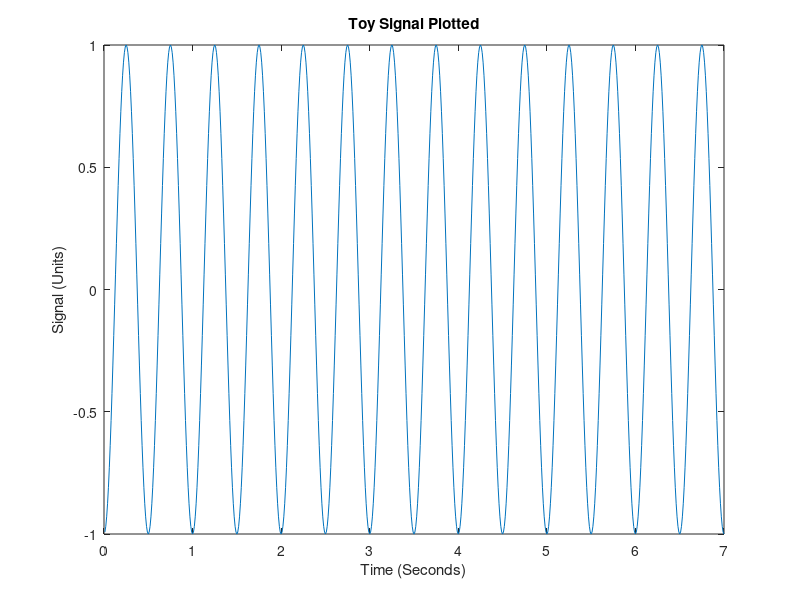

MATLAB code to generate this figure: (Note: this script raises an error after producing the figure.)
%%
% <latex>
% \title{BE 521: Homework 3 Questions\\{\normalsize Feature extraction} \\{\normalsize Spring 2020}}
% \author{68 points}
% \date{Due: Thursday, 2/13/2020 11:59pm}
% \maketitle
% \textbf{Objective:} Extract features from data and build a simple detector
% </latex>

%% 
% <latex>
% \begin{center}
% \author{Andrew Clark \\
%   \normalsize Collaborators: Joe Iwaysk, Vishal Tien, Alex Silva \\}
% \end{center}
% </latex>

%%
% <latex> 
% \section{Features and Simulations (39 pts)} As you learned
% in class, features are the backbone of almost all detection
% strategies, from seizures in EEG to faces in images. Features are
% usually defined in journal articles as an equation or set of
% equations, and the task for the reader---if she wants to use that
% feature---is to implement that feature in code. In this section, you
% will explore and implement some features commonly used in EEG
% analysis and test them on simulated time-series data.
% \begin{enumerate}
%  \item Consider the following toy signal: 7 seconds of a 2 Hz sine
%  wave with a quarter period phase-shift, sampled at 100 Hz
%   \begin{enumerate}
%    \item Plot the signal. (2 pts)
% </latex>

%%

%create sine wave
freq=2;
samp_freq=100;
dur=7;
time=1/samp_freq:(1/samp_freq):dur;

output=sin(2*freq*pi*time-(pi/2));

%create plot
figure
plot(time,output)
xlabel('Time (Seconds)')
ylabel('Signal (Units)')
title('Toy Signal Plotted')


%%
% <latex>
% \item Using the Matlab functions for the difference, sum, and
%   absolute value of the elements in a vector (look them up if you
%   don't know them), create an anonymous function for the
%    line-length feature
% 	$ LL(\mathbf{x}) = \sum_{i=2}^{n} |x_i - x_{i-1}| $ in one line of
% 	Matlab code that uses no loops (i.e., the outputs of one function
% 	will be the inputs of another). Your function should look
% 	something like \begin{lstlisting}
% 	  LLFn = @(x) XXXXXX;
% 	\end{lstlisting}
% 	where \texttt{XXXXX} represents some use of the aformentioned functions and the input signal \texttt{x}. (4 pts)
% </latex>
%%
%define line length function
LLfn = @(x) sum(abs(diff(x))); %use the diff function to calculate the difference between elements

%%
% <latex>
%    \item What is the line length of this signal? (2 pts)
%   \end{enumerate}
% </latex>
%%

LLfn(output)


%%
% <latex>
%  \item Consider line length of the signal using a sliding window
%  with a certain amount of window overlap (or, to think of it another
%  way, displacement with each ``slide''). Now, instead of having just
%  one value for the line length, you will have a number of values.
%   \begin{enumerate}
% 	\item Given a signal \texttt{x} with sampling frequency
% 	\texttt{fs} and windows of length \texttt{winLen} and displacement
% 	\texttt{winDisp} (both in seconds), create an anonymous function
% 	called \texttt{NumWins} that calculates the number of possible
% 	(full) windows in your signal of length \texttt{xLen} (in
% 	samples), i.e., \begin{lstlisting}
% 	  NumWins = @(xLen, fs, winLen, winDisp) XXXXXX;
% 	\end{lstlisting} where \texttt{XXXXXX} is the single-line
% 	expression for this value. You may assume that \texttt{winDisp} is
% 	a factor of both \texttt{winLen} (as it usually is/should be)
% 	and the length (in seconds) of \texttt{x}. (4 pts) 
% </latex>

%%

%This function calculates how many possible windows there are in your
%signal;
NumWins = @(xLen, fs, winLen, winDisp) floor((((xLen/fs)-winLen)/winDisp)+1);

%xLen/fs = length of signal in seconds

%xLen in samples

%%
% <latex>
%   \item Use this
% 	function to calculate the number of windows for the signal
% 	described in Question 1.1 for a 500 ms window with 250 ms
% 	displacement, i.e., the expression \begin{lstlisting}
% 	  NumWins(length(x), fs, winLen, winDisp)
% 	\end{lstlisting} 
% 	where \texttt{fs}, \texttt{winLen}, and \texttt{winDisp} are the appropriate values. (1 pt)
% </latex>

%%
x=output;
NumWins(length(x), 100, 0.5, 0.25)

%%

% As calculated in the code above the number of windows is equal to 27. 
%%
% <latex>
% 	\item Repeat the above calculation for 50 ms window displacement. (1 pt)
% </latex>

%%
x=output;
NumWins(length(x), 100, 0.5, 0.05)

%%

% As calculated in the code above the number of windows is equal to 131. 
%%
% <latex>
% 	\item Repeat the above calculation for 100 ms window displacement. (1 pt)
%   \end{enumerate}
% </latex>
%%
x=output;
NumWins(length(x), 100, 0.5, 0.1)

%%

% As calculated in the code above the number of windows is equal to 66. 

%%
% <latex> 
%   \item 
%   \begin{enumerate}
%    \item Create a function (in another file) called
%    \texttt{MovingWinFeats(x, fs, winLen, winDisp, featFn)} that
%    returns a vector of the values of the feature on the signal
%    \texttt{x} in all the possible windows, where \texttt{featFn} is
%    a feature function like the one you wrote in Question 1.1.b. You
%    may find it useful to use your \texttt{NumWins} function (or at
%    least its expression). You may assume that the product of
%    \texttt{winDisp} and the sampling rate \texttt{fs} is an integer.
%    (6 pts) \\
% </latex>

%%
% <latex>
% Make sure your MovingWinFeats code is in your pdf. One way is to use the following Matlab code (in your script) to automatically
% load in the function's code (where we assume that the function is
% one directory up from the *.tex file). Windows users may need to
% change the forward-slash to a backslash. 
% </latex>

%   <latex>
%   \lstinputlisting{[path to] MovingWinFeats.m}
%   </latex>

%%

%   <latex>
%   \lstinputlisting{MovingWinFeats.m}
%   </latex>

%%
% <latex>
%    \item Using the signal you defined in Question 1.1 and the function you created in Question 1.1.b, calculate the line-length over windows of length 500 ms and displacement 250 ms. (2 pts)
% </latex>

%%

%This line gives the desired vector
ans=MovingWinFeats(output,100,0.5,0.25,LLfn)


%%
% <latex>
%    \item Add a unit-amplitude 5 Hz signal (in the form of a sine wave) to your original signal and again calculate the line length over the same window and displacement. (2 pts)
%   \end{enumerate}
% </latex>

%%
new_freq=5;
new_signal=output+sin(2*pi*time*new_freq);

%This line gives the desired vector
feat=MovingWinFeats(new_signal,100,0.5,0.25,LLfn)


%%
% <latex>
%   \item Code the following 3 additional features in MINIMAL lines of code (hint: each can be implemented in one line using the anonymous function trick).
%   \begin{enumerate}
%    \item Area, $\displaystyle A(\mathbf{x}) = \sum_{i=1}^{n} |x_i| $ \quad (2 pts)
% </latex>

%%

%Area feature function
A = @(x) sum(abs(x));

%%
% <latex>
%    \item Energy, $\displaystyle E(\mathbf{x}) = \sum_{i=1}^{n} x_i^2 $ \quad (2 pts)
% </latex>

%%

%Energy feature function
E = @(x) sum(x.^2);

%%
% <latex>
%    \item Zero-Crossings around mean,\\ $\displaystyle ZX(\mathbf{x}) = \sum_{i=2}^{n} \mathbf{1}(\mathbf{FromAbove}) \;\mbox{OR}\; \mathbf{1}(\mathbf{FromBelow})$, 
%        where $\mathbf{1}(\cdot)$ denotes the indicator function, which returns a zero if its argument is false and a one if it is true, 
%        $\mathbf{FromAbove}$ denotes $(x_{i-1} - \overline{x} > 0) \;\mbox{AND}\; (x_i - \overline{x} < 0)$, 
%        $\mathbf{FromBelow}$ denotes $(x_{i-1} - \overline{x} < 0) \;\mbox{AND}\; (x_i - \overline{x} > 0)$,
%        and $\overline{x}$ is the mean value of the elements in $x$. (4 pts)
% </latex>

%%

%Zero-Crossings around mean function
ZX = @(x) sum(abs(diff((x-mean(x))>0)));

%%
% <latex>
%    \item Plot the values of the four features on the combined signal in the first four cells of a 3x2 matlab subplot.
%    Use a 500 ms window with 100 ms displacement. Using the right-aligned convention (where the
%    ``official'' time of the feature is that of the last data point
%    in the window), give the appropriate time axis for each window
%    point. In addition, plot the original signal with the 2Hz and 5Hz
%    components in the last two cells of the 3x2 subplot (to make
%    comparing down the column easy). Ensure that the time axis in all
%    of your plots is the same. (6 pts)
% </latex>

%%

%calculate features
line_length=MovingWinFeats(new_signal,100,0.5,0.1,LLfn);
area=MovingWinFeats(new_signal,100,0.5,0.1,A);
energy=MovingWinFeats(new_signal,100,0.5,0.1,E);
zero_mean_crossings=MovingWinFeats(new_signal,100,0.5,0.1,ZX);

time2=0.5:0.1:7;

%%
%create subplots 
figure
subplot(3,2,1)
plot(time2,line_length)
xlabel('Time (Seconds)')
ylabel('Line Length (units)')
title('Line Length Feature')
subplot(3,2,2)
plot(time2,area)
xlabel('Time (Seconds)')
ylabel('Area (Units)')
title('Area Feature')
subplot(3,2,3)
plot(time2,energy)
title('Energy Feature')
ylabel('Energy (Units^2)')
xlabel('Time (Seconds)')
subplot(3,2,4)
plot(time2,zero_mean_crossings)
xlabel('Time (Seconds)')
ylabel('Zero Mean Crossings (Count)')
title('Zero Mean Crossings Feature')
subplot(3,2,5)
plot(time,new_signal)
xlabel('Time (Seconds)')
ylabel('Signal (Units)')
title('Original Signal with 2Hz and 5Hz Components')
subplot(3,2,6)
plot(time,new_signal)
xlabel('Time (Seconds)')
title('Original Signal with 2Hz and 5Hz Components')
ylabel('Signal (Units)')
%%
% <latex>
%   \end{enumerate}
% \end{enumerate}  
% \section{Feature Overlays (17 pts)}
% In this section, you will use a line-length feature overlay on a segment of EEG containing a seizure. This data is stored in \texttt{I521\_A0003\_D001} 
% \begin{enumerate}
%  \item What is the length using hours:minutes:seconds:milliseconds of the recording? (Use getDuration) (2 pts)
% </latex>

%%

session = IEEGSession('I521_A0003_D001', 'andrewc', '/Users/andrewclark/Downloads/ieeg_password.bin' );
%%

durationInUSec = session.data(1).rawChannels(1).get_tsdetails.getDuration;
durationInSec = durationInUSec / 1e6;
durationInMin = durationInSec/60;
%%

sec= seconds(durationInSec);
sec.Format= 'hh:mm:ss.SSS'

%%

% As shown in the code above the length is 01 hours: 21 minutes: 20
% seconds: 390 milliseconds

%%
% <latex>
%  \item How many data points should we discard at the end if we want to clip the recording to the last full second? Do this clipping. (1 pt)
% </latex>

%%

nr = ceil((session.data.rawChannels(1).get_tsdetails.getEndTime)/1e6*session.data.sampleRate);
allData = session.data.getvalues(1:nr,1);
session.data
%%

sample_rate=200; %in Hz
clipped_points=(sample_rate/1000)*(390)
len=length(allData);
clipped_data=allData(1:(end-clipped_points));
%%

% 78 data points should be discarded if we want to clip the recording to
% the last full second. This clipping is performed by the code above and
% the clipped dataset is stored to a variable called "clipped_data."


%%
% <latex>
%  \item If we want to overlay a feature trace on the original signal, we have to interpolate that feature (which has been calculated over windows) for each data point of the original signal. One of the simplest methods of doing this is called zero-order interpolation, where we just hold the value constant until we get to the next calculated value. For example, if we had a moving window of 1 second with 1 second displacement, the zero-order interpolated feature vector would have the same value the entire first second, then the same for the entire second second, etc, where each second contains the same number of points as the sampling frequency of the original signal.
%  \begin{enumerate}
%   \item Using the \texttt{repmat} and \texttt{reshape} functions, create an external function \texttt{zoInterp(x, numInterp} that copies each value of \texttt{x} \texttt{numInterp} times. You can implement this function in one line of code with no loops. Include the code for this function as you did in Question 1.3.a. (2 pts)
% </latex>

%%

%   <latex>
%   \lstinputlisting{zoInterp.m}
%   </latex>

%%
% <latex>
%   \item Confirm that this function works correctly by expanding the length of the vector \texttt{1:5} by a factor of 10 and plotting with the command
%   \begin{lstlisting}
% 	plot(zoInterp(1:5,10),'-o')
%   \end{lstlisting}
%   where the \texttt{'-o'} option lets us see the individul points as well as the line that connects them. (2 pts)
%  \end{enumerate}
% </latex>

%%
figure
plot(zoInterp(1:5,10),'-o')
title('zoInterp Function Expanding Vector 1:5 10 Times')
ylabel('Element in Vector 1:5')
xlabel('Index of Output of zoInterp Function')


%%
% <latex>
%  \item Using a 4-second sliding window with 1-second displacement,
%  calculate the line length feature over the entire signal. Normalize
%  the line-length feature values to have a maximum twice that of the
%  original EEG signal maximum. Plot the signal in blue and overlay
%  the right-aligned line-length feature in green. Note: you will need
%  to pad your
%  signal in order to get them to line up correctly and be the
%  same length. Put the units of your time axis in minutes, and be
%  sure to add a legend in a location in the plot that does not cover
%  up any signal or feature. (6 pts)
% </latex>

%%

%clip_data_time=durationInSec

line_length_new_sig=MovingWinFeats(clipped_data,sample_rate,4,1,LLfn);
%plot(line_length_new_sig)
scaling_factor=(2*max(clipped_data))/max(line_length_new_sig);
scaled_length=line_length_new_sig*scaling_factor;
inter_data=zoInterp(scaled_length,floor(length(clipped_data)/length(line_length_new_sig)));
%pad=scaling_factor(end)+zeros(length(

%time vector for the clipped data
%timed=(1/sample_rate):(1/sample_rate):
timed = linspace(1/sample_rate,(length(clipped_data)/sample_rate),length(clipped_data));
timed=timed/60;

pad=zeros(1,length(clipped_data)-length(inter_data));

padded_data_feat=[pad inter_data];

scaled_padded_data=padded_data_feat*scaling_factor;

%%
figure
plot(timed,clipped_data,'b')
hold on 
plot(timed,padded_data_feat,'g')
xlabel('Time (Minutes)')
ylabel('Voltage (uV)')
legend('Signal','Right-Aligned Line Length Feature','Location','northwest')
title('I521 A0003 D001 Dataset Plotted With Line Length Feature')


%%
% <latex>
%  \item What threshold might you use on the raw line-length feature
%  vector (not the normalized one used for plotting) in order to
%  capture the 17 largest pre-seizure chirps that occur? (1 pt)
% </latex>

%%

threshold=1550*(1/scaling_factor);

[pks, locs]=findpeaks(line_length_new_sig, 'MinPeakHeight', threshold);

%make new time vector 
time5=4/60:1/60:durationInMin;

plotted_locs=locs(1:17);

plotted_pks=pks(1:17);
%%
figure
plot(time5,line_length_new_sig)
hold on
plot(time5(plotted_locs),plotted_pks,'x')
xlabel('Time (Minutes)')
ylabel('Voltage (uV)')
title('Plot to show threshold works to capture 17 largest pre-seizure chirps')
%%


% On the raw line-length feature, I would set a threshold of 41,905 uV. 
% The code and figure above just shows that this threshold captures the first 17 peaks
% of the signal. 

%%
% <latex>
%  \item Using this threshold value, in another plot draw red vertical lines at the leading point in time where the threshold is crossed. Add these vertical lines on top of the plot you made in Question 2.4. These events should capture the pre-seizure chirps, the seizure onset, and some flickering during the end of the seizure. (3 pts)
% </latex>

%%

figure
plot(timed,clipped_data,'b')
hold on 
plot(timed,padded_data_feat,'g')
for k=2:length(padded_data_feat)
    if padded_data_feat(k)> 1550 && padded_data_feat(k-1) < 1550
        xline(timed(k),'r','LineWidth',0.75);
        
    end
end


xlabel('Time (Minutes)')
ylabel('Voltage (uV)')
legend('Signal','Line Length Feature','Threshold Crossings','Location','northeast')
title('Dataset I521 A0003 D001 with Vertical Lines When Line-Length Feature Crossing Threshold')
xlim([0,110])


%%
% <latex>
% \end{enumerate}
% \section{Building a Detector (12 pts)}
% In this section, you will use the features you defined previously to build a seizure detector. Use the EEG data in the file \texttt{I521\_A0003\_D002} with channels \texttt{multiSz\_1}, and \texttt{multiSz\_2}.
% \begin{enumerate}
%  \item Plot the signal in \texttt{multiSz\_1} and draw vertical red lines at the times when you think the two seizures begin. (You should be able to do this without the need of any features.) (2 pts)
% </latex>

%%


session2 = IEEGSession('I521_A0003_D002', 'andrewc', '/Users/andrewclark/Downloads/ieeg_password.bin' );

nr = ceil((session2.data.rawChannels(1).get_tsdetails.getEndTime)/1e6*session2.data.sampleRate);
allData2 = session2.data.getvalues(1:nr,1:2);
session2.data
%%

duration_multiSz_1_uS = session2.data(1).rawChannels(1).get_tsdetails.getDuration;
duration_multiSz_2_uS = session2.data(1).rawChannels(2).get_tsdetails.getDuration;
duration_multiSz_1_S=duration_multiSz_1_uS/1e6;
duration_multiSz_2_S=duration_multiSz_2_uS/1e6;

n_sample_rate=session2.data.sampleRate;
%%

time6=1/n_sample_rate:1/n_sample_rate:duration_multiSz_1_S+1/n_sample_rate;

%time_sz_1_min=time6./60; % convert to minutes 

multiSz_1=allData2(:,1);
multiSz_2=allData2(:,2);

figure
plot(time_sz_1_min,multiSz_1)
hold on
xline(7.6,'r','LineWidth',1.5);
xline(150.2,'r','LineWidth',1.5);
%xline(490,'r','LineWidth',1.5);
%xline(9022,'r','LineWidth',1.5);
xlabel('Time (Minutes)')
title('Dataset multiSz 1 with Vertical Red Lines Plotted When Two Seizures Begin')
legend('Signal','Beginning of Seizure','Location','northeast')
ylabel('Voltage (uV)')
%%
% <latex>
%  \item Produce feature overlay plots similar to that of Question 2.4 for each of the four features you have implemented along with the red vertical lines at each seizure. Use the same 4-second sliding window with 1 second displacement. (4 pts)
% </latex>

%%

%Calculate Features 
new_line_length=MovingWinFeats(multiSz_1,n_sample_rate,4,1,LLfn);
new_area=MovingWinFeats(multiSz_1,n_sample_rate,4,1,A);
new_energy=MovingWinFeats(multiSz_1,n_sample_rate,4,1,E);
new_zero_mean_crossings=MovingWinFeats(multiSz_1,n_sample_rate,4,1,ZX);
%%
%Code to create plot
new_inter_data_length=zoInterp(new_line_length,floor(length(multiSz_1)/length(new_line_length)));
%pad=scaling_factor(end)+zeros(length(

scaling_factor_ll=(2*max(multiSz_1))/max(new_inter_data_length);
new_scaled_ll=new_inter_data_length*scaling_factor_ll;

%time vector for the clipped data
%timed=(1/sample_rate):(1/sample_rate):
timed_new = linspace(1/n_sample_rate,(length(multiSz_1)/n_sample_rate),length(multiSz_1));
timed_new=timed_new/60;

pad_ll=zeros(1,length(multiSz_1)-length(new_scaled_ll));

padded_data_ll_new=[pad_ll new_scaled_ll];

%scaled_padded_data=padded_data_feat*scaling_factor;


%Plot in minutes
figure
plot(timed_new,multiSz_1,'b')
hold on 
plot(timed_new,padded_data_ll_new,'g')
xlabel('Time (Minutes)')
ylabel('Voltage (uV)')
title('Line Length Feature Overlay Plot Dataset MultiSz_1')
xline(7.6,'r','LineWidth',1.5);
xline(150.2,'r','LineWidth',1.5);
legend('Signal','Line Length Feature','Threshold Crossings','Location','northeast')

%Code to create plot for area
new_inter_data_area=zoInterp(new_area,floor(length(multiSz_1)/length(new_area)));
%pad=scaling_factor(end)+zeros(length(

scaling_factor_area=(2*max(multiSz_1))/max(new_inter_data_area);
new_scaled_area=new_inter_data_area*scaling_factor_area;

%time vector for the clipped data
%timed=(1/sample_rate):(1/sample_rate):
timed_new = linspace(1/n_sample_rate,(length(multiSz_1)/n_sample_rate),length(multiSz_1));
timed_new=timed_new/60;

pad_area=zeros(1,length(multiSz_1)-length(new_scaled_area));

padded_data_area_new=[pad_area new_scaled_area];

%Plot in minutes
figure
plot(timed_new,multiSz_1,'b')
hold on 
plot(timed_new,padded_data_area_new,'g')
xlabel('Time (Minutes)')
ylabel('Voltage (uV)')
title('Area Feature Overlay Plot Dataset MultiSz_1')
xline(7.6,'r','LineWidth',1.5);
xline(150.2,'r','LineWidth',1.5);
legend('Signal','Line Length Feature','Threshold Crossings','Location','northeast')
%Code to create plot for energy
new_inter_data_energy=zoInterp(new_energy,floor(length(multiSz_1)/length(new_energy)));


scaling_factor_energy=(2*max(multiSz_1))/max(new_inter_data_energy);
new_scaled_energy=new_inter_data_energy*scaling_factor_energy;

timed_new = linspace(1/n_sample_rate,(length(multiSz_1)/n_sample_rate),length(multiSz_1));
timed_new=timed_new/60;

pad_energy=zeros(1,length(multiSz_1)-length(new_scaled_energy));

padded_data_energy_new=[pad_energy new_scaled_energy];

%Plot in minutes
figure
plot(timed_new,multiSz_1,'b')
hold on 
plot(timed_new,padded_data_energy_new,'g')
xlabel('Time (Minutes)')
ylabel('Voltage (uV) or (uV^2)')
title('Energy Feature Overlay Plot Dataset MultiSz_1')
xline(7.6,'r','LineWidth',1.5);
xline(150.2,'r','LineWidth',1.5);
legend('Signal','Line Length Feature','Threshold Crossings','Location','northeast')

%Code to create plot for zero crossings around mean
new_inter_data_cross=zoInterp(new_zero_mean_crossings,floor(length(multiSz_1)/length(new_zero_mean_crossings)));


scaling_factor_cross=(2*max(multiSz_1))/max(new_inter_data_cross);
new_scaled_cross=new_inter_data_cross*scaling_factor_cross;

timed_new = linspace(1/n_sample_rate,(length(multiSz_1)/n_sample_rate),length(multiSz_1));
timed_new=timed_new/60;

pad_cross=zeros(1,length(multiSz_1)-length(new_scaled_cross));

padded_data_cross_new=[pad_cross new_scaled_cross];

%Plot in minutes
figure
plot(timed_new,multiSz_1,'b')
hold on 
plot(timed_new,padded_data_cross_new, 'g')
xlabel('Time (Minutes)')
ylabel('Voltage (uV) or Count')
title('Zero Crossings Around Mean Feature Overlay Plot Dataset MultiSz 1')
xline(7.6,'r','LineWidth',1.5);
xline(150.2,'r','LineWidth',1.5);
legend('Signal','Line Length Feature','Threshold Crossings','Location','northeast')

%%
% <latex>
%  \item 
%   \begin{enumerate}
%    \item Based on your plots in the previous question, which of the
%    four features seems to give the largest signal (relative to the
%    background) for when a seizure occurs? Explain why you think this feature is the best. (3 pts)
% </latex>


%%

% Based on the plots created in the previous question, the energy feature
% gives the largest signal (relative to the background) for when a seizure
% occurs. This means that energy is the best feature (compared to the other 3 calculated) because
% the energy feature has the lowest values during non-seizure activity, while still
% spiking up very high at the same time as seizures in multiSz_1 dataset. So, energy has the lowest signal to noise ratio of the features computed. Thus, energy is the feature that is the most likely to 
% accurately detect seizures and energy will have the lowest-false positive
% rate.


%%
% <latex>
%    \item What threshold would you use to determine if a seizure is occurring? (1 pt)
% </latex>

%%

threshold_seizure=2200*(1/scaling_factor_energy)

%%

% The threshold that I would use to determine if a seizure is occuring is 1.7582e+08 uV^2.
% This threshold was chosen by examing the energy feature plot generated in
% the previous question so that a threshold was chosen to only capture the
% seizure events and none of the smaller chirps. 

%%
% <latex>
%   \end{enumerate}
% </latex>

%%
% <latex>
%  \item The signal in \texttt{multiSz\_2} contains another seizure (whose location should again be fairly obvious). Plot the data along with the feature and threshold (horizontal black line, with correct normalization for the signal in \texttt{data2}) you determined in the previous question. (2 pts)
% </latex>

%%

time_sz2=time6./60;%convert to minutes


%calculate energy feature for the multiSz_2 dataset
energy_multiSz2=MovingWinFeats(multiSz_2,n_sample_rate,4,1,E);

%%


%Code to create plot for energy
inter_data_energy_Sz2=zoInterp(energy_multiSz2,floor(length(multiSz_2)/length(energy_multiSz2)));


scaling_factor_energy_Sz2=(2*max(multiSz_2))/max(inter_data_energy_Sz2);
new_scaled_energy_Sz2=inter_data_energy_Sz2*scaling_factor_energy_Sz2;

timed_new_Sz2 = linspace(1/n_sample_rate,(length(multiSz_2)/n_sample_rate),length(multiSz_2));
timed_new_Sz2=timed_new_Sz2/60;

pad_energy_Sz2=zeros(1,length(multiSz_2)-length(new_scaled_energy_Sz2));

padded_data_energy_new_Sz2=[pad_energy_Sz2 new_scaled_energy_Sz2];

%Plot in minutes
figure
plot(timed_new,multiSz_2,'b')
hold on 
yline(threshold_seizure*scaling_factor_energy,'k','LineWidth',2);
plot(timed_new_Sz2,padded_data_energy_new_Sz2,'g')
xlabel('Time (Minutes)')
ylabel('Voltage (uV) or (uV^2)')
title('Energy Feature Overlay Plot Dataset MultiSz 2')
legend('Signal','Seizure Threshold Line','Energy Feature','Location','northeast')

%%
% <latex>
% \end{enumerate}
% </latex>



